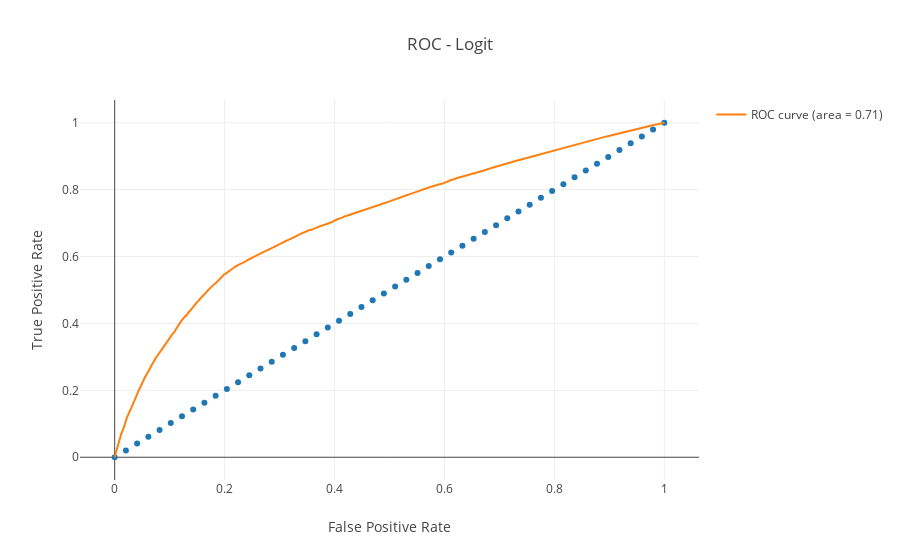

The cell this chart's notebook holds for it:
### Code cell
plot_roc(y_test, y_score, title='ROC - Logit')
